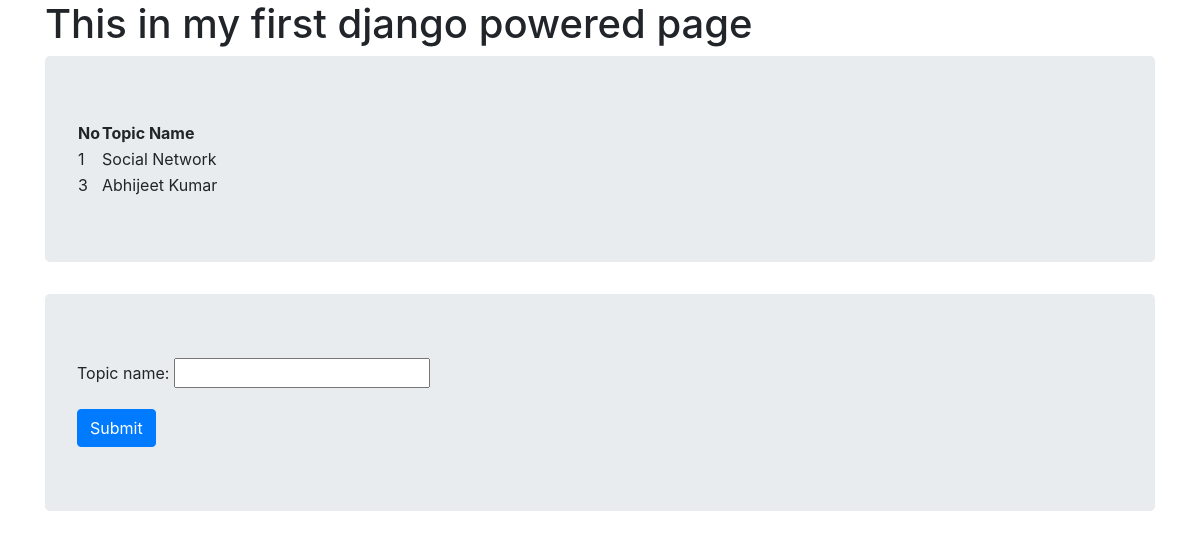
Before: / with the older database file.
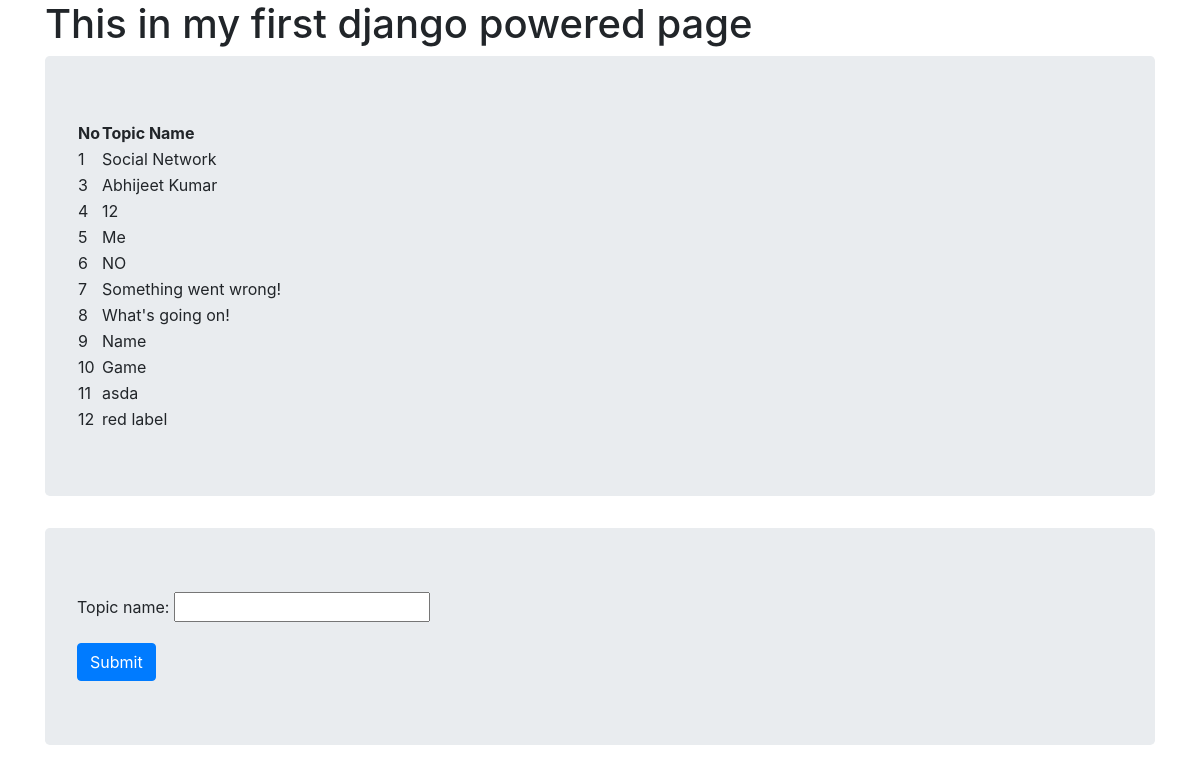
After: the same page with the newer database file.
### first_app/models.py (models this page shows, shortened)
class Topic(models.Model):
    topic_name = models.CharField(max_length=240, unique=True)

### first_app/views.py (the view, shortened to what this page needs)
# urls.py: url(r'^$', views.index, name='index'),
def index(request):
    topics = Topic.objects.all()
    form = FormName()
    my_dict = {
                'insert_me': topics,
                'form': form,
              }
    return render(request, 'first_app/index.html', context=my_dict)

### first_app/forms.py
class FormName(forms.ModelForm):
    class Meta:
        model = Topic
        fields = '__all__'

### templates/first_app/index.html (shortened to what this page needs)
<!DOCTYPE html>
{% load staticfiles %}
<html lang="en">
<head>
    <link rel="stylesheet" href="{% static 'css/myStyle.css' %}">
    <link rel="stylesheet" href="https://maxcdn.bootstrapcdn.com/bootstrap/4.0.0/css/bootstrap.min.css">
</head>
<body>
    <div class="container">
    <h1>This in my first django powered page</h1>
    {% if insert_me %}
    <div class="jumbotron">
    <table>
        <thead>
            <th>No</th>
            <th>Topic Name</th>
        </thead>
        {% for element in insert_me %}
        <tr>
            <td>{{ element.pk }}</td>
            <td>{{ element.topic_name }}</td>
        </tr>
        {% endfor %}
    </table>
    </div>
    </div>
    {% else %}
        <h1>No Topic created yet!</h1>
    {% endif %}
    <div class="container">
    <div class="jumbotron">
        <form method="post">
            {{ form.as_p }}
            <input type="submit" class="btn btn-primary" value="Submit">
        </form>
    </div>
    </div>
</body>
</html>

Changed rows visible on the page:
added Topic: pk "4", topic_name "12"
added Topic: pk "5", topic_name "Me"
added Topic: pk "6", topic_name "NO"
added Topic: pk "7", topic_name "Something went wrong!"
added Topic: pk "8", topic_name "What's going on!"
added Topic: pk "9", topic_name "Name"
added Topic: pk "10", topic_name "Game"
added Topic: pk "11", topic_name "asda"
added Topic: pk "12", topic_name "red label"
